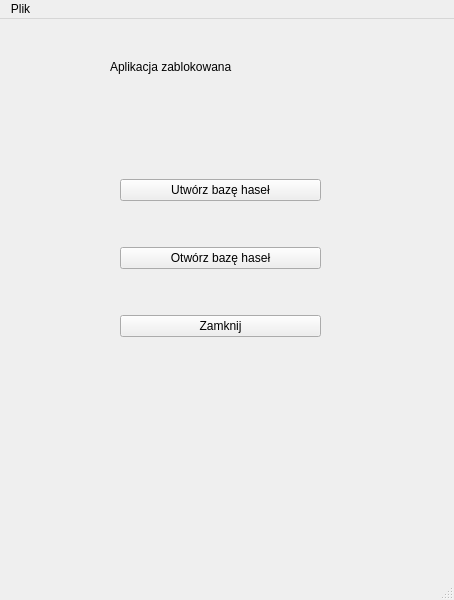
<?xml version="1.0" encoding="UTF-8"?>
<ui version="4.0">
 <class>MainWindow</class>
 <widget class="QMainWindow" name="MainWindow">
  <property name="geometry">
   <rect>
    <x>0</x>
    <y>0</y>
    <width>454</width>
    <height>600</height>
   </rect>
  </property>
  <property name="windowTitle">
   <string>Menedżer haseł</string>
  </property>
  <widget class="QWidget" name="centralwidget">
   <widget class="QLabel" name="label">
    <property name="geometry">
     <rect>
      <x>110</x>
      <y>40</y>
      <width>211</width>
      <height>16</height>
     </rect>
    </property>
    <property name="text">
     <string>Aplikacja zablokowana</string>
    </property>
   </widget>
   <widget class="QWidget" name="verticalLayoutWidget">
    <property name="geometry">
     <rect>
      <x>120</x>
      <y>120</y>
      <width>201</width>
      <height>241</height>
     </rect>
    </property>
    <layout class="QVBoxLayout" name="verticalLayout">
     <item>
      <widget class="QPushButton" name="create_pass_db">
       <property name="text">
        <string>Utwórz bazę haseł</string>
       </property>
      </widget>
     </item>
     <item>
      <widget class="QPushButton" name="open_pass_db">
       <property name="text">
        <string>Otwórz bazę haseł</string>
       </property>
      </widget>
     </item>
     <item>
      <widget class="QPushButton" name="close_app">
       <property name="text">
        <string>Zamknij</string>
       </property>
      </widget>
     </item>
    </layout>
   </widget>
  </widget>
  <widget class="QMenuBar" name="menubar">
   <property name="geometry">
    <rect>
     <x>0</x>
     <y>0</y>
     <width>454</width>
     <height>19</height>
    </rect>
   </property>
   <widget class="QMenu" name="menuFile">
    <property name="title">
     <string>Plik</string>
    </property>
    <addaction name="actionNew"/>
    <addaction name="actionOpen"/>
    <addaction name="actionClose"/>
   </widget>
   <addaction name="menuFile"/>
  </widget>
  <widget class="QStatusBar" name="statusbar"/>
  <action name="actionNew">
   <property name="text">
    <string>Nowy</string>
   </property>
  </action>
  <action name="actionOpen">
   <property name="text">
    <string>Otwórz</string>
   </property>
  </action>
  <action name="actionClose">
   <property name="text">
    <string>Zamknij</string>
   </property>
  </action>
 </widget>
 <resources/>
 <connections/>
</ui>
